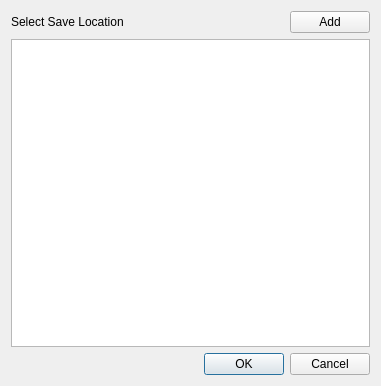
<?xml version="1.0" encoding="UTF-8"?>
<ui version="4.0">
 <class>Dialog</class>
 <widget class="QDialog" name="Dialog">
  <property name="geometry">
   <rect>
    <x>0</x>
    <y>0</y>
    <width>381</width>
    <height>386</height>
   </rect>
  </property>
  <property name="windowTitle">
   <string>Dialog</string>
  </property>
  <layout class="QGridLayout" name="gridLayout_2">
   <item row="0" column="0">
    <layout class="QGridLayout" name="gridLayout">
     <item row="0" column="1">
      <widget class="QPushButton" name="pushButton">
       <property name="maximumSize">
        <size>
         <width>80</width>
         <height>16777215</height>
        </size>
       </property>
       <property name="text">
        <string>Add</string>
       </property>
      </widget>
     </item>
     <item row="0" column="0">
      <widget class="QLabel" name="label">
       <property name="minimumSize">
        <size>
         <width>0</width>
         <height>0</height>
        </size>
       </property>
       <property name="text">
        <string>Select Save Location</string>
       </property>
      </widget>
     </item>
     <item row="1" column="0" colspan="2">
      <widget class="QListWidget" name="listWidget"/>
     </item>
     <item row="2" column="0" colspan="2">
      <widget class="QDialogButtonBox" name="buttonBox">
       <property name="orientation">
        <enum>Qt::Horizontal</enum>
       </property>
       <property name="standardButtons">
        <set>QDialogButtonBox::Cancel|QDialogButtonBox::Ok</set>
       </property>
      </widget>
     </item>
    </layout>
   </item>
  </layout>
 </widget>
 <resources/>
 <connections>
  <connection>
   <sender>buttonBox</sender>
   <signal>accepted()</signal>
   <receiver>Dialog</receiver>
   <slot>accept()</slot>
   <hints>
    <hint type="sourcelabel">
     <x>248</x>
     <y>254</y>
    </hint>
    <hint type="destinationlabel">
     <x>157</x>
     <y>274</y>
    </hint>
   </hints>
  </connection>
  <connection>
   <sender>buttonBox</sender>
   <signal>rejected()</signal>
   <receiver>Dialog</receiver>
   <slot>reject()</slot>
   <hints>
    <hint type="sourcelabel">
     <x>316</x>
     <y>260</y>
    </hint>
    <hint type="destinationlabel">
     <x>286</x>
     <y>274</y>
    </hint>
   </hints>
  </connection>
 </connections>
</ui>
